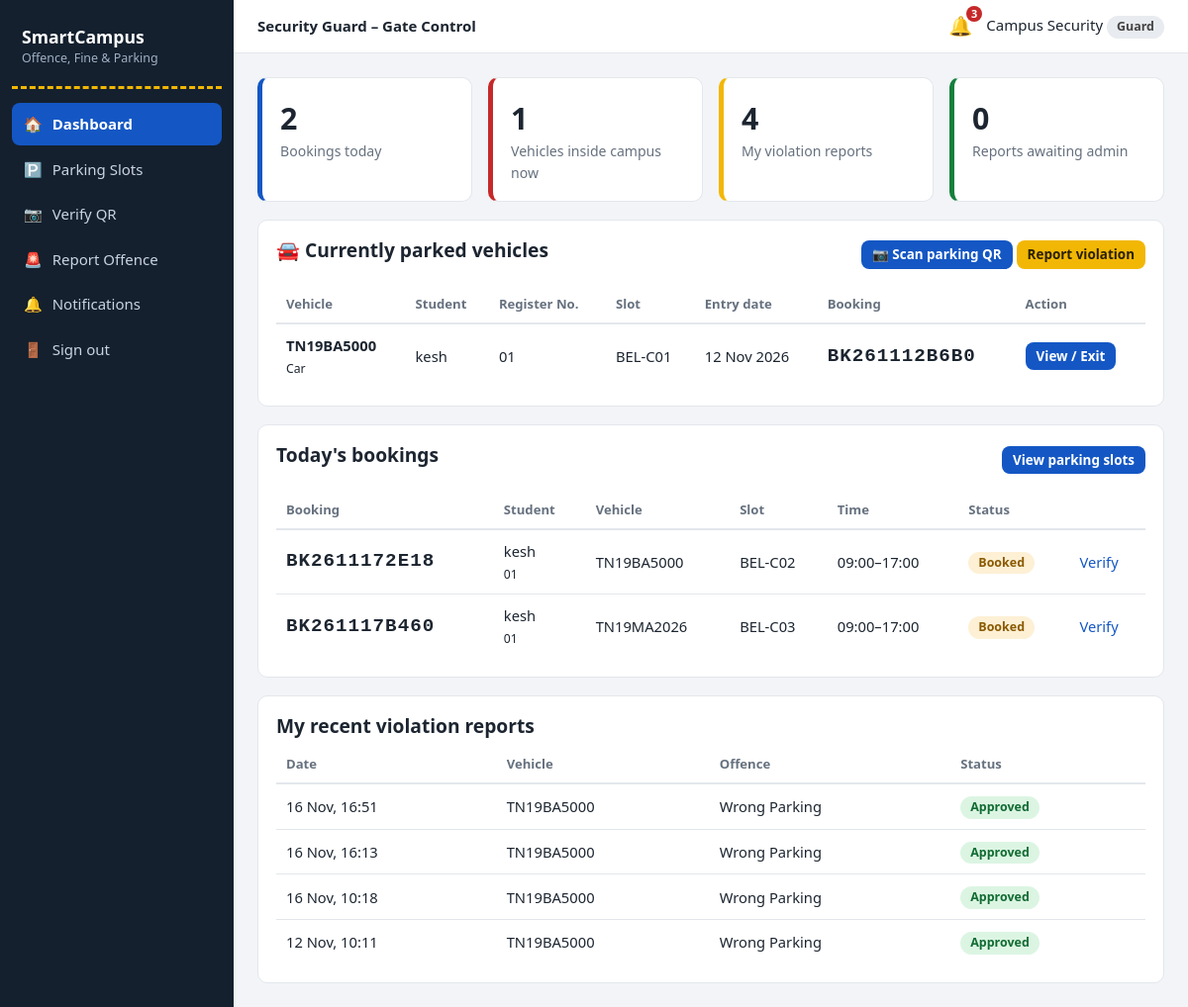
The page /guard/dashboard (signed in) on the database its author committed.
### models.py (models this page shows, shortened)
class AuthMixin(UserMixin):
    """Shared login helpers for Student, Guard and Admin."""

class Guard(AuthMixin, db.Model):
    __tablename__ = "guards"
    role = "guard"
    id = db.Column(db.Integer, primary_key=True)
    name = db.Column(db.String(80), nullable=False)
    email = db.Column(db.String(120), unique=True, nullable=False)
    gate = db.Column(db.String(40), default="Main Gate")
    password_hash = db.Column(db.String(255), nullable=False)

class Booking(db.Model):
    __tablename__ = "bookings"
    id = db.Column(db.Integer, primary_key=True)
    booking_code = db.Column(db.String(20), unique=True, nullable=False)
    student_id = db.Column(db.Integer, db.ForeignKey("students.id"), nullable=False)
    vehicle_id = db.Column(db.Integer, db.ForeignKey("vehicles.id"), nullable=False)
    slot_id = db.Column(db.Integer, db.ForeignKey("parking_slots.id"), nullable=False)
    date = db.Column(db.Date, nullable=False)
    start_time = db.Column(db.Time, nullable=False)
    end_time = db.Column(db.Time, nullable=False)
    status = db.Column(db.String(15), default="Booked")   # Booked/Occupied/Completed/Cancelled
    created_at = db.Column(db.DateTime, default=datetime.now)
    student = db.relationship("Student")
    vehicle = db.relationship("Vehicle")
    slot = db.relationship("ParkingSlot")
    verification = db.relationship("BookingVerification", uselist=False, backref="booking")

class Vehicle(db.Model):
    __tablename__ = "vehicles"
    id = db.Column(db.Integer, primary_key=True)
    student_id = db.Column(db.Integer, db.ForeignKey("students.id"), nullable=False)
    number = db.Column(db.String(20), unique=True, nullable=False)   # stored like TN21AB1234
    vtype = db.Column(db.String(10), nullable=False)                 # Car / Bike
    model = db.Column(db.String(60))
    student = db.relationship("Student", backref="vehicles")

class Student(AuthMixin, db.Model):
    __tablename__ = "students"
    role = "student"
    id = db.Column(db.Integer, primary_key=True)
    name = db.Column(db.String(80), nullable=False)
    roll_no = db.Column(db.String(30), unique=True, nullable=False)
    email = db.Column(db.String(120), unique=True, nullable=False)
    phone = db.Column(db.String(20))
    password_hash = db.Column(db.String(255), nullable=False)
    created_at = db.Column(db.DateTime, default=datetime.now)

class ParkingSlot(db.Model):
    __tablename__ = "parking_slots"
    id = db.Column(db.Integer, primary_key=True)
    code = db.Column(db.String(10), unique=True, nullable=False)
    vtype = db.Column(db.String(10), nullable=False)                 # Car / Bike
    zone = db.Column(db.String(20), default="A")
    is_reserved = db.Column(db.Boolean, default=False)
    note = db.Column(db.String(80))
    is_active = db.Column(db.Boolean, default=True)                  # soft delete

class Offence(db.Model):
    __tablename__ = "offence_reports"
    id = db.Column(db.Integer, primary_key=True)
    offence_type = db.Column(db.String(40), nullable=False)
    vehicle_number = db.Column(db.String(20), nullable=False)
    student_id = db.Column(db.Integer, db.ForeignKey("students.id"))   # filled if vehicle is registered
    location = db.Column(db.String(80))
    description = db.Column(db.Text)
    photo = db.Column(db.String(80))
    guard_id = db.Column(db.Integer, db.ForeignKey("guards.id"))
    status = db.Column(db.String(15), default="Pending")   # Pending/Approved/Rejected/Overturned
    admin_note = db.Column(db.Text)
    created_at = db.Column(db.DateTime, default=datetime.now)
    reviewed_at = db.Column(db.DateTime)
    student = db.relationship("Student")
    guard = db.relationship("Guard")

### app.py (the view)
@app.route("/guard/dashboard")
@role_required("guard")
def guard_dashboard():
    today_b = Booking.query.filter_by(date=date.today()).order_by(Booking.start_time).all()
    parked = Booking.query.filter_by(status="Occupied").order_by(Booking.created_at.desc()).all()
    mine = Offence.query.filter_by(guard_id=current_user.id).order_by(Offence.created_at.desc()).limit(8).all()
    stats = dict(today=len(today_b), occupied=len(parked),
                 reports=Offence.query.filter_by(guard_id=current_user.id).count(),
                 pending=Offence.query.filter_by(guard_id=current_user.id, status="Pending").count())
    return render_template("guard/dashboard.html", bookings=today_b, parked=parked, mine=mine, stats=stats)

### app.py (called while the page is built)
@login_manager.user_loader
def load_user(uid):
    role, _, num = uid.partition("-")
    model = ROLE_MODELS.get(role)
    return db.session.get(model, int(num)) if model and num.isdigit() else None

def role_required(role):
    def deco(f):
        @wraps(f)
        def wrapper(*a, **k):
            if not current_user.is_authenticated:
                return login_manager.unauthorized()
            if current_user.role != role:
                abort(403)
            return f(*a, **k)
        return wrapper
    return deco

@app.context_processor
def inject_globals():
    unread = 0
    if current_user.is_authenticated:
        unread = Notification.query.filter_by(
            role=current_user.role, user_id=current_user.id, is_read=False).count()
    return dict(unread=unread, today=date.today())

### templates/guard/dashboard.html
{% extends 'base.html' %}{% from '_macros.html' import badge %}
{% block heading %}Security Guard – Gate Control{% endblock %}
{% block content %}
<div class="grid g4">
  <div class="card stat"><div class="n">{{ stats.today }}</div><div class="l">Bookings today</div></div>
  <div class="card stat r"><div class="n">{{ stats.occupied }}</div><div class="l">Vehicles inside campus now</div></div>
  <div class="card stat y"><div class="n">{{ stats.reports }}</div><div class="l">My violation reports</div></div>
  <div class="card stat g"><div class="n">{{ stats.pending }}</div><div class="l">Reports awaiting admin</div></div>
</div>
<div class="card mt"><div class="page-head"><h2>🚘 Currently parked vehicles</h2><div><a class="btn btn-sm" href="{{ url_for('guard_verify') }}">📷 Scan parking QR</a> <a class="btn btn-sm btn-y" href="{{ url_for('guard_report') }}">Report violation</a></div></div>
<div style="overflow-x:auto"><table><thead><tr><th>Vehicle</th><th>Student</th><th>Register No.</th><th>Slot</th><th>Entry date</th><th>Booking</th><th>Action</th></tr></thead><tbody>
{% for b in parked %}<tr><td><b>{{ b.vehicle.number }}</b><br><small>{{ b.vehicle.vtype }}</small></td><td>{{ b.student.name }}</td><td>{{ b.student.roll_no }}</td><td>{{ b.slot.code }}</td><td>{{ b.date.strftime('%d %b %Y') }}</td><td class="code">{{ b.booking_code }}</td><td><a class="btn btn-sm" href="{{ url_for('guard_verify', code=b.booking_code) }}">View / Exit</a></td></tr>
{% else %}<tr><td colspan="7" class="empty">No vehicles are currently marked as parked.</td></tr>{% endfor %}
</tbody></table></div></div>
<div class="card mt"><div class="page-head"><h2>Today's bookings</h2><a class="btn btn-sm" href="{{ url_for('guard_slots') }}">View parking slots</a></div>
<div style="overflow-x:auto"><table><thead><tr><th>Booking</th><th>Student</th><th>Vehicle</th><th>Slot</th><th>Time</th><th>Status</th><th></th></tr></thead><tbody>
{% for b in bookings %}<tr><td class="code">{{ b.booking_code }}</td><td>{{ b.student.name }}<br><small>{{ b.student.roll_no }}</small></td><td>{{ b.vehicle.number }}</td><td>{{ b.slot.code }}</td><td>{{ b.start_time.strftime('%H:%M') }}–{{ b.end_time.strftime('%H:%M') }}</td><td>{{ badge(b.status) }}</td><td><a href="{{ url_for('guard_verify', code=b.booking_code) }}">Verify</a></td></tr>
{% else %}<tr><td colspan="7" class="empty">No bookings for today.</td></tr>{% endfor %}
</tbody></table></div></div>
<div class="card mt"><h2>My recent violation reports</h2><div style="overflow-x:auto"><table><thead><tr><th>Date</th><th>Vehicle</th><th>Offence</th><th>Status</th></tr></thead><tbody>
{% for o in mine %}<tr><td>{{ o.created_at.strftime('%d %b, %H:%M') }}</td><td>{{ o.vehicle_number }}</td><td>{{ o.offence_type }}</td><td>{{ badge(o.status) }}</td></tr>{% else %}<tr><td colspan="4" class="empty">No reports submitted yet.</td></tr>{% endfor %}
</tbody></table></div></div>
{% endblock %}

### templates/base.html (shortened to what this page needs)
{% from '_macros.html' import flashes %}
<!doctype html>
<html lang="en"><head>
<link rel="stylesheet" href="{{ url_for('static', filename='css/style.css') }}">
</head><body>
{% if current_user.is_authenticated %}
<div class="layout">
  <aside class="sidebar">
    <div class="brand">SmartCampus<small>Offence, Fine &amp; Parking</small></div>
    <nav>
      {% for ep, label, icon in menus[current_user.role] %}
        <a href="{{ url_for(ep) }}" class="{{ 'active' if request.endpoint == ep }}"><span>{{ icon }}</span>{{ label }}</a>
      {% endfor %}
      <a href="{{ url_for('logout') }}"><span>🚪</span>Sign out</a>
    </nav>
  </aside>
  <div class="main">
    <header class="topbar">
      <strong>{% block heading %}{% endblock %}</strong>
      <a class="bell" href="{{ url_for('notifications') }}" title="Notifications">🔔{% if unread %}<b>{{ unread }}</b>{% endif %}</a>
      <span>{{ current_user.name }} <span class="badge">{{ current_user.role|capitalize }}</span></span>
    </header>
    <main class="content">
      {% block content %}{% endblock %}
    </main>
  </div>
</div>
{% else %}
  {{ flashes() }}
  {% block public %}{% endblock %}
{% endif %}
</body></html>

### templates/_macros.html (shortened to what this page needs)
{% macro badge(text) %}<span class="badge b-{{ text|lower|replace(' ','-') }}">{{ text }}</span>{% endmacro %}

### static/css/style.css (style rules this page uses)
:root { --asphalt:#14202e;--asphalt2:#1d2d40;--sign:#1457c4;--sign-dk:#0f43a0;--line:#f2b705;--bg:#f2f4f7;--card:#fff;--ink:#1c2530;--muted:#66717f;--bd:#e3e7ec;--ok:#15803d;--warn:#b45309;--bad:#c62828;--info:#0e7490;--r:10px }
* { box-sizing:border-box }
body { margin:0;font-family:"Segoe UI",system-ui,-apple-system,Roboto,Arial,sans-serif;background:var(--bg);color:var(--ink);line-height:1.5;font-size:15px }
a { color:var(--sign);text-decoration:none }
h1,h2,h3 { line-height:1.25;margin:0 0 .5em }
h2 { font-size:1.2rem }
.mt { margin-top:18px }
.layout { display:flex;min-height:100vh }
.sidebar { width:236px;background:var(--asphalt);color:#d7dee8;padding:18px 12px;position:fixed;top:0;bottom:0;left:0;overflow:auto;z-index:30;transition:transform .25s }
.brand { font-weight:700;font-size:1.1rem;color:#fff;padding:6px 10px 18px;border-bottom:3px dashed var(--line);margin-bottom:14px }
.brand small { display:block;font-weight:400;font-size:.78rem;color:#9fb0c4 }
.sidebar nav a { display:flex;gap:10px;align-items:center;color:#c9d4e2;padding:10px 12px;border-radius:8px;margin-bottom:3px }
.sidebar nav a.active { background:var(--sign);color:#fff;font-weight:600 }
.main { margin-left:236px;flex:1;min-width:0 }
.topbar { background:#fff;border-bottom:1px solid var(--bd);display:flex;align-items:center;gap:14px;padding:12px 24px;position:sticky;top:0;z-index:10 }
.bell { position:relative;font-size:1.2rem }
.bell b { position:absolute;top:-6px;right:-10px;background:var(--bad);color:#fff;border-radius:10px;font-size:.68rem;padding:0 5px }
.content { padding:24px;max-width:1200px }
.page-head { display:flex;justify-content:space-between;align-items:center;flex-wrap:wrap;gap:10px;margin-bottom:16px }
.grid { display:grid;gap:16px }
.g4 { grid-template-columns:repeat(auto-fit,minmax(190px,1fr)) }
.card { background:var(--card);border:1px solid var(--bd);border-radius:var(--r);padding:18px;overflow-x:auto }
.stat { border-left:5px solid var(--sign) }
.stat.y { border-left-color:var(--line) }
.stat.r { border-left-color:var(--bad) }
.stat.g { border-left-color:var(--ok) }
.stat .n { font-size:1.9rem;font-weight:700 }
.stat .l { color:var(--muted);font-size:.88rem }
table { width:100%;border-collapse:collapse;font-size:.92rem }
th { text-align:left;color:var(--muted);font-weight:600;font-size:.82rem;padding:8px 10px;border-bottom:2px solid var(--bd);white-space:nowrap }
td { padding:10px;border-bottom:1px solid var(--bd);vertical-align:middle }
tr:last-child td { border-bottom:0 }
.badge { display:inline-block;padding:2px 10px;border-radius:20px;font-size:.78rem;font-weight:600;background:#e8ebef;color:#444 }
.b-pending,.b-booked { background:#fdf0d5;color:#8a5a00 }
.b-approved,.b-paid,.b-success,.b-available,.b-accepted,.b-completed { background:#dcf5e3;color:#116b32 }
.btn { display:inline-block;border:0;border-radius:8px;padding:9px 16px;background:var(--sign);color:#fff;font:inherit;font-weight:600;cursor:pointer }
.btn-sm { padding:4px 11px;font-size:.84rem }
.btn-y { background:var(--line);color:#2b2100 }
.code { font-family:Consolas,monospace;font-size:1.2rem;font-weight:700;letter-spacing:1px }

### rows shown on the page
Guard: name "Campus Security"
Booking: vehicle.number "TN19BA5000", vehicle.vtype "Car", student.name "kesh", student.roll_no "01", slot.code "BEL-C01", date "12 Nov 2026", booking_code "BK261112B6B0"
Booking: booking_code "BK2611172E18", student.name "kesh", student.roll_no "01", vehicle.number "TN19BA5000", slot.code "BEL-C02", start_time "09:00", end_time "17:00", status "Booked"
Booking: booking_code "BK261117B460", student.name "kesh", student.roll_no "01", vehicle.number "TN19MA2026", slot.code "BEL-C03", start_time "09:00", end_time "17:00", status "Booked"
Offence: created_at "16 Nov, 16:51", vehicle_number "TN19BA5000", offence_type "Wrong Parking", status "Approved"
Offence: created_at "16 Nov, 16:13", vehicle_number "TN19BA5000", offence_type "Wrong Parking", status "Approved"
Offence: created_at "16 Nov, 10:18", vehicle_number "TN19BA5000", offence_type "Wrong Parking", status "Approved"
Offence: created_at "12 Nov, 10:11", vehicle_number "TN19BA5000", offence_type "Wrong Parking", status "Approved"

### other values the page prints
{{ icon }} "🏠" "🅿️" "📷" "🚨" "🔔"
{{ label }} "Dashboard" "Parking Slots" "Verify QR" "Report Offence" "Notifications"
{{ unread }} "3"
{{ current_user.role|capitalize }} "Guard"
{{ stats.today }} "2"
{{ stats.occupied }} "1"
{{ stats.reports }} "4"
{{ stats.pending }} "0"
